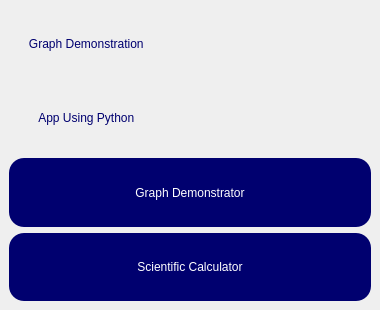
<?xml version="1.0" encoding="UTF-8"?>
<ui version="4.0">
 <class>MainWindow</class>
 <widget class="QMainWindow" name="MainWindow">
  <property name="geometry">
   <rect>
    <x>0</x>
    <y>0</y>
    <width>380</width>
    <height>310</height>
   </rect>
  </property>
  <property name="sizePolicy">
   <sizepolicy hsizetype="Preferred" vsizetype="Preferred">
    <horstretch>0</horstretch>
    <verstretch>0</verstretch>
   </sizepolicy>
  </property>
  <property name="minimumSize">
   <size>
    <width>380</width>
    <height>300</height>
   </size>
  </property>
  <property name="windowTitle">
   <string>Graphopedia</string>
  </property>
  <property name="windowIcon">
   <iconset>
    <normaloff>D:/logo/grad hat 1.png</normaloff>D:/logo/grad hat 1.png</iconset>
  </property>
  <widget class="QWidget" name="centralwidget">
   <property name="sizePolicy">
    <sizepolicy hsizetype="Fixed" vsizetype="MinimumExpanding">
     <horstretch>0</horstretch>
     <verstretch>0</verstretch>
    </sizepolicy>
   </property>
   <layout class="QVBoxLayout" name="verticalLayout">
    <item>
     <layout class="QGridLayout" name="gridLayout">
      <item row="4" column="0">
       <widget class="QPushButton" name="push_cal">
        <property name="sizePolicy">
         <sizepolicy hsizetype="Preferred" vsizetype="MinimumExpanding">
          <horstretch>0</horstretch>
          <verstretch>0</verstretch>
         </sizepolicy>
        </property>
        <property name="styleSheet">
         <string notr="true">QPushButton{
font: 75 16pt &quot;Georgia&quot;;
	
	color: rgb(255,255,255);
	background-color: rgb(0,0,111);
border-radius: 15px
}
QPushButton:hover{
color: rgb(61, 61, 61);
	
	background-color: rgb(255, 0, 127);
}

</string>
        </property>
        <property name="text">
         <string>Scientific Calculator</string>
        </property>
       </widget>
      </item>
      <item row="3" column="0">
       <widget class="QPushButton" name="push_graph">
        <property name="sizePolicy">
         <sizepolicy hsizetype="Preferred" vsizetype="MinimumExpanding">
          <horstretch>0</horstretch>
          <verstretch>0</verstretch>
         </sizepolicy>
        </property>
        <property name="styleSheet">
         <string notr="true">QPushButton{
font: 75 16pt &quot;Georgia&quot;;
	
	color: rgb(255,255,255);
	background-color: rgb(0,0,111);
border-radius: 15px
}
QPushButton:hover{
color: rgb(61, 61, 61);
	
	background-color: rgb(255, 0, 127);
}

</string>
        </property>
        <property name="text">
         <string>Graph Demonstrator</string>
        </property>
       </widget>
      </item>
      <item row="2" column="0">
       <widget class="QLabel" name="label_2">
        <property name="sizePolicy">
         <sizepolicy hsizetype="Preferred" vsizetype="MinimumExpanding">
          <horstretch>0</horstretch>
          <verstretch>0</verstretch>
         </sizepolicy>
        </property>
        <property name="styleSheet">
         <string notr="true">font: 81 24pt &quot;Rockwell Extra Bold&quot;;
color: rgb(0, 0, 111);</string>
        </property>
        <property name="text">
         <string>         App Using Python</string>
        </property>
       </widget>
      </item>
      <item row="1" column="0">
       <widget class="QLabel" name="label">
        <property name="sizePolicy">
         <sizepolicy hsizetype="Preferred" vsizetype="MinimumExpanding">
          <horstretch>0</horstretch>
          <verstretch>0</verstretch>
         </sizepolicy>
        </property>
        <property name="styleSheet">
         <string notr="true">font: 81 24pt &quot;Rockwell Extra Bold&quot;;
color: rgb(0, 0, 111);</string>
        </property>
        <property name="text">
         <string>      Graph Demonstration </string>
        </property>
       </widget>
      </item>
     </layout>
    </item>
   </layout>
  </widget>
 </widget>
 <resources/>
 <connections/>
</ui>
